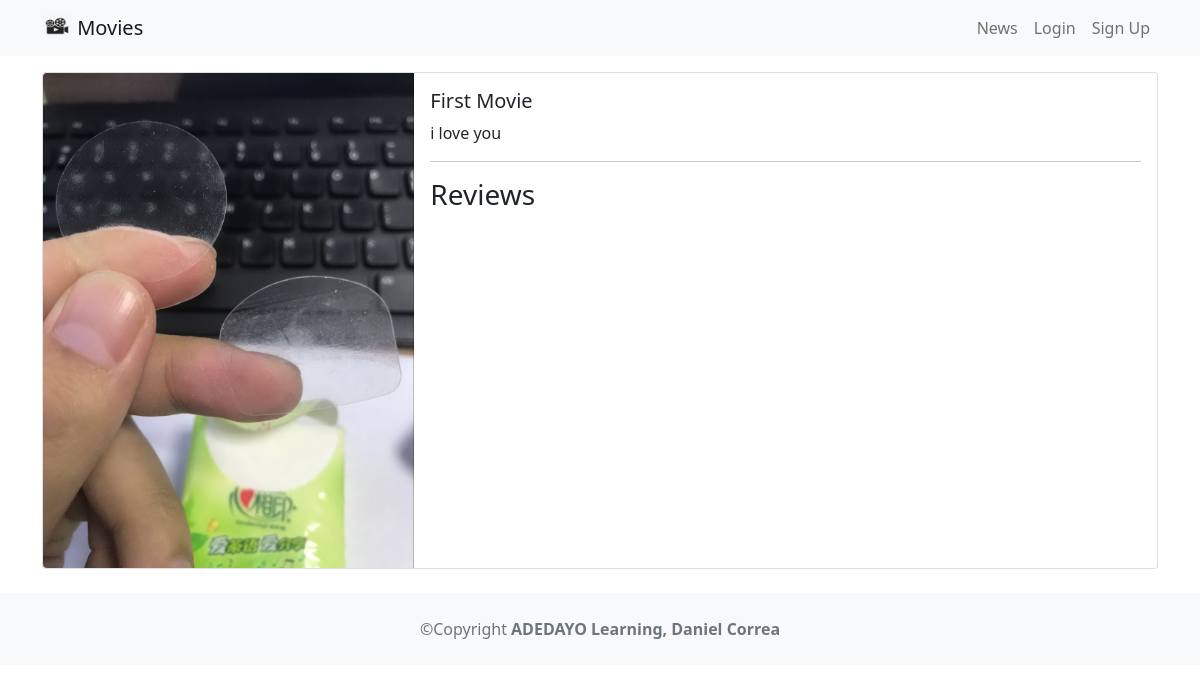
/movie/1, run on the app's committed database.
### movie/models.py (models this page shows)
class Movie(models.Model):
    title = models.CharField(max_length=100)
    description = models.CharField(max_length=250)
    image = models.ImageField(upload_to='movie/images/')
    url = models.URLField(blank=True) #This will come as optional

### movie/views.py (the view)
# urls.py: path('<int:movie_id>', views.detail, name='detail'),
def detail(request, movie_id):
    movie = get_object_or_404(Movie, pk=movie_id)
    reviews = Review.objects.filter(movie=movie)
    return render(request, "detail.html", {"movie": movie, "reviews": reviews})

### movie/template/detail.html (shortened to what this page needs)
{% extends 'base.html' %} {% block content %}
<div class="card mb-3">
  <div class="row g-0">
    <div class="col-md-4">
      <img src="{{movie.image.url}}" class="img-fluid rounded-start" alt="" />
    </div>
    <div class="col-md-8">
      <div class="card-body">
        <h5 class="card-title">{{movie.title}}</h5>
        <p class="card-text">{{movie.description}}</p>
        <hr />
        <h3>Reviews</h3>
      </div>
    </div>
  </div>
</div>
{% endblock content %}

### data on the page
Movie: image (picture), title "First Movie", description "i love you"
